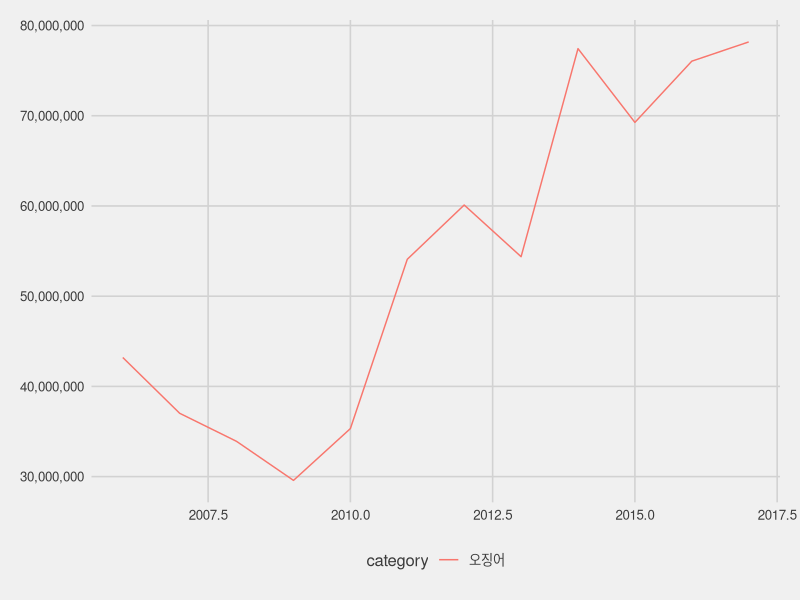
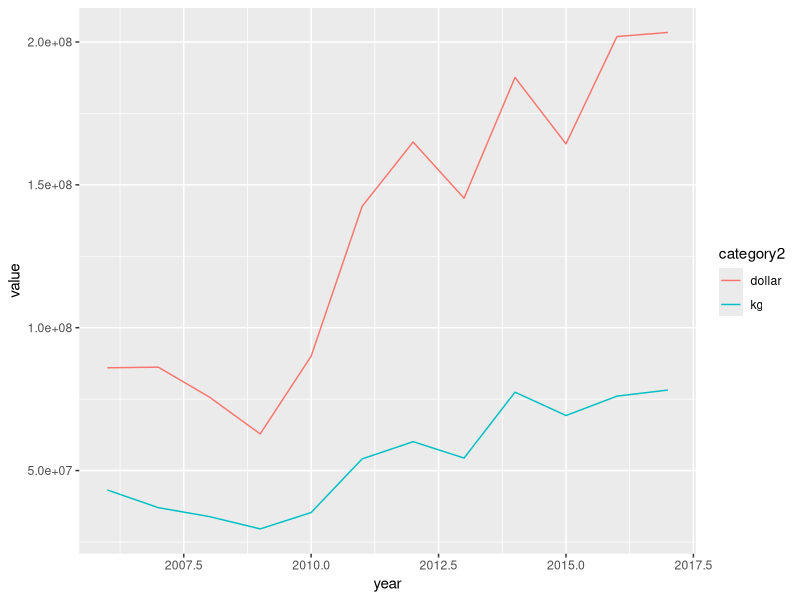

Here is the R script that generated these plots, in order: (Note: this script raises an error after producing the figures.)

installed.packages("ggplot2")
installed.packages("ggthemes")

library(tidyverse)
library(ggthemes)

line_df <- read_csv("import.csv")
glimpse(line_df)
#head(line_df)

# 라인차트는 group이 필수임 (선을 이어서 긋기 위해)
ggplot(line_df, aes(x=year, y=kg, color=category, group=category)) +
  geom_line(stat = "identity") +
  theme_fivethirtyeight() +
  scale_y_continuous(labels = scales::comma)
# scales::comma - 포맷팅 함수, 커스텀을 원한다면 정의해서 포함

# dollar와 kg을 같이 그리고 싶다면?
line_df2 <- line_df %>%
  gather(category2, value, 3:4)
#str(line_df2)
#tail(line_df2)

ggplot(line_df2, aes(x=year, y=value, color=category2, group=category2)) +
  geom_line(stat = "identity")

# area chart
ggplot(line_df2, aes(x=year, y=value, group=category2, fill=category2)) +
  geom_area(stat = "identity", alpha = .7) +
  scale_y_continuous(labels = scales::comma) +
  theme_woons()

ggplot(line_df2, aes(x=year, y=value, color=category2, group=category2)) +
  geom_bar(stat = "identity", position = "dodge")
